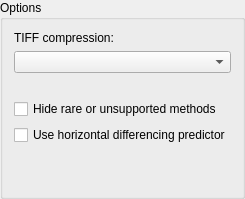
         <widget class="QGroupBox" name="optTiffCompression">
          <property name="title">
           <string>Options</string>
          </property>
          <layout class="QVBoxLayout" name="verticalLayout_58">
           <item>
            <widget class="QLabel" name="label_2">
             <property name="text">
              <string>TIFF compression:</string>
             </property>
            </widget>
           </item>
           <item>
            <widget class="QComboBox" name="cbTiffCompression">
             <property name="sizePolicy">
              <sizepolicy hsizetype="Preferred" vsizetype="Preferred">
               <horstretch>0</horstretch>
               <verstretch>0</verstretch>
              </sizepolicy>
             </property>
            </widget>
           </item>
           <item>
            <widget class="QLabel" name="lblTiffDetails">
             <property name="sizePolicy">
              <sizepolicy hsizetype="Preferred" vsizetype="Preferred">
               <horstretch>0</horstretch>
               <verstretch>0</verstretch>
              </sizepolicy>
             </property>
             <property name="font">
              <font>
               <italic>true</italic>
              </font>
             </property>
             <property name="layoutDirection">
              <enum>Qt::LeftToRight</enum>
             </property>
             <property name="text">
              <string notr="true"/>
             </property>
             <property name="alignment">
              <set>Qt::AlignHCenter|Qt::AlignTop</set>
             </property>
             <property name="wordWrap">
              <bool>true</bool>
             </property>
             <property name="textInteractionFlags">
              <set>Qt::LinksAccessibleByMouse|Qt::TextSelectableByKeyboard|Qt::TextSelectableByMouse</set>
             </property>
            </widget>
           </item>
           <item>
            <widget class="QCheckBox" name="cbTiffFilter">
             <property name="text">
              <string>Hide rare or unsupported methods</string>
             </property>
            </widget>
           </item>
           <item>
            <widget class="QCheckBox" name="useHorizontalPredictor">
             <property name="text">
              <string>Use horizontal differencing predictor</string>
             </property>
            </widget>
           </item>
           <item>
            <spacer name="verticalSpacer">
             <property name="orientation">
              <enum>Qt::Vertical</enum>
             </property>
             <property name="sizeHint" stdset="0">
              <size>
               <width>20</width>
               <height>40</height>
              </size>
             </property>
            </spacer>
           </item>
          </layout>
         </widget>
